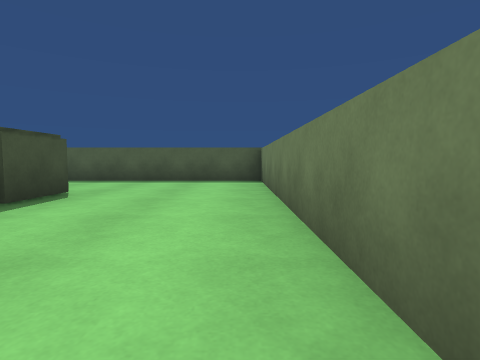
view 1 (above)

14 first-person views from a walk through a Unity game level. The camera is 0.62 m above the floor, tilts 4° down and sees 80° across. The floor is counted in squares, 1 m on a side. Each view is taken from the middle of a square. On the plan, view 1 faces up. The plan holds only what a view shows up to about 9 squares ahead; the rest is blank. The place goes on beyond the plan. The player character is not drawn.

view 2
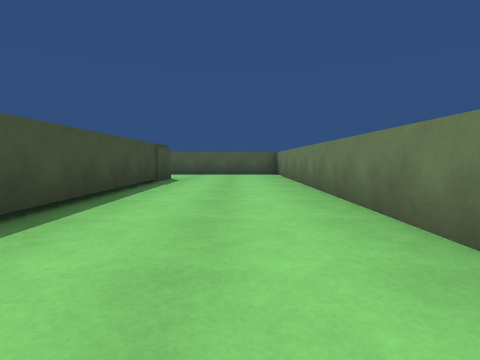

view 3
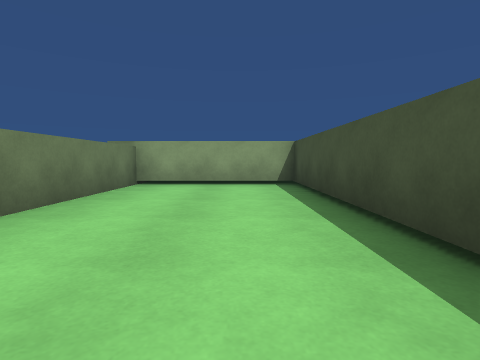

view 4
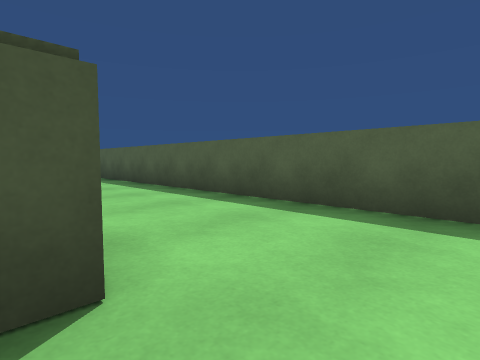

view 5
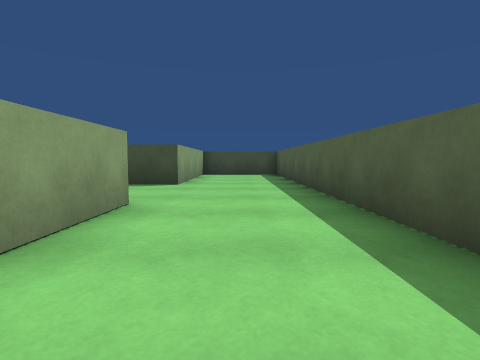

view 6
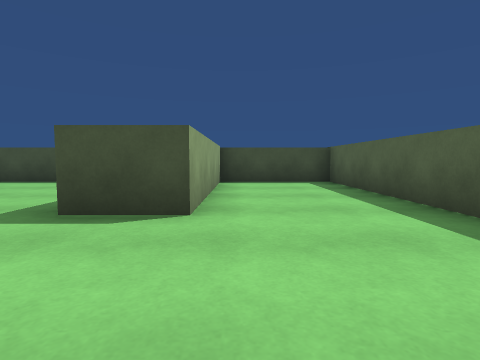

view 7
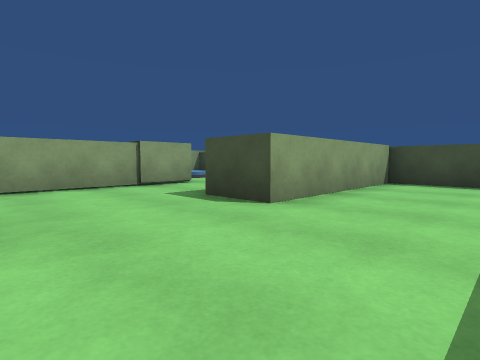

view 8
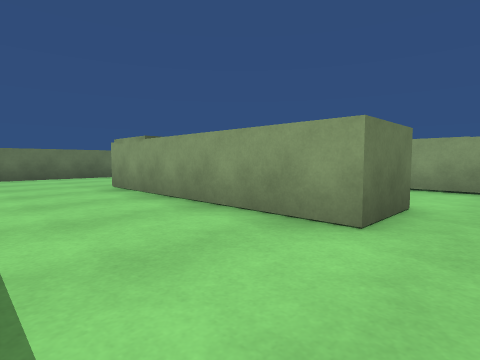

view 9
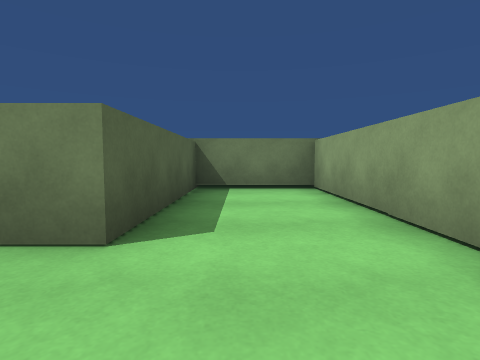

view 10
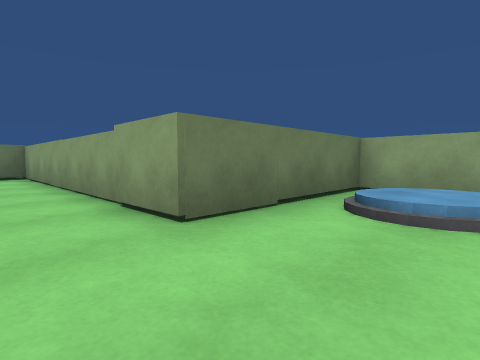

view 11
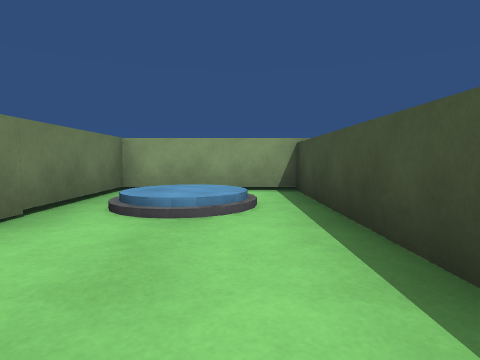

view 12
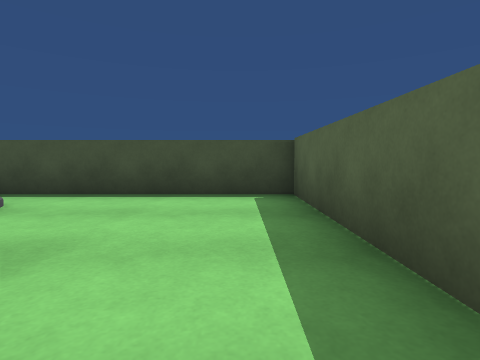

view 13
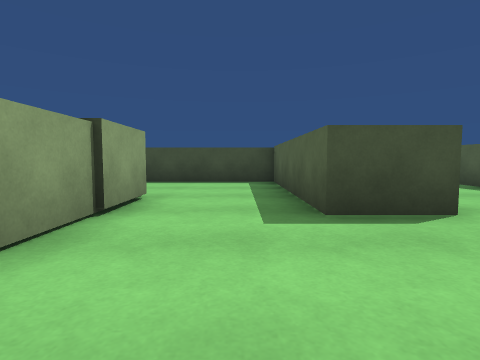

view 14
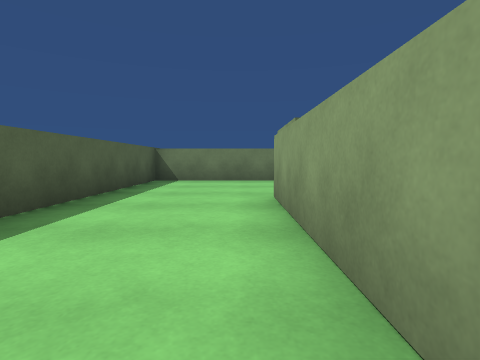

### Floor plan
Ten units are one square. View 1 is at (0, 0); x grows to the right and y downward. Boxes are objects, and circles mark ways between rooms. Rooms are numbered by the first view taken in them; rooms with no view inside come last. Other rooms are left out.
<svg viewBox="-177 -91 188 149">
<path fill="none" stroke="#000" d="M-90 -40 -90 -54 -33 -54 -33 53 6 53 6 -86 -172 -86 -172 -54 -122 -54 -122 -40M-114 -14 -48 -14 -48 -40 -90 -40M-122 -40 -172 -40 -172 29 -136 29 -136 -14 -114 -14"/>
<rect x="-165" y="-5" width="20" height="30" fill="#bbb"><title>other object</title></rect>
<circle cx="-105" cy="-45" r="3" fill="#2a7"/>
<circle cx="-125" cy="-25" r="3" fill="#2a7"/>
<text x="-50" y="-60">1</text>
<text x="-90" y="-30">2</text>
<text x="-150" y="-10">3</text>
</svg>
Room 1 opens to room 2. Room 2 opens to room 3.

Where each view was taken, in squares from view 1:
view 1: 0 up, 0 right, facing up
view 2: 4 down, 1 left, facing up
view 3: 2 up, 2 left, facing down
view 4: 5 up, 2 left, facing up-left
view 5: 7 up, 5 left, facing left
view 6: 6 up, 9 left, facing left
view 7: 8 up, 9 left, facing down-left
view 8: 8 up, 10 left, facing down-right
view 9: 3 up, 11 left, facing right
view 10: 3 up, 16 left, facing down-right
view 11: 3 up, 16 left, facing down
view 12: 3 up, 12 left, facing left
view 13: 3 up, 9 left, facing left
view 14: 6 up, 8 left, facing right
